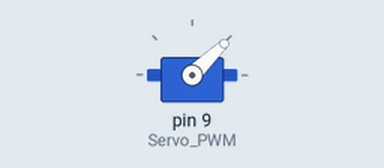
Bench run of a sketch on a simulated Arduino Uno, built with avr-gcc and run on an emulated ATmega328P. On the bench: servo.

Above: at 0.05 s.
At 3.05 s:
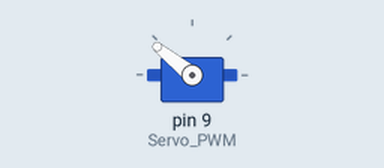
At 6.0 s:
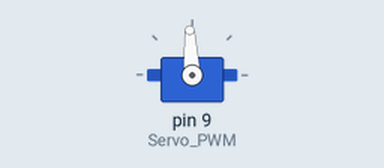
Timing chart, 0 to 7.8 s (numbered marks = the images above):
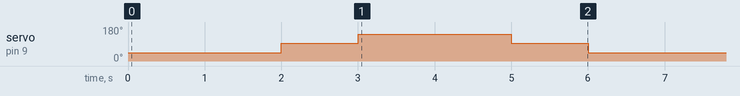

Measured:
- by itself, servo on pin 9 (Servo_PWM): repeats every 6.0 s: 141° 2.0 s, 93° 1.0 s, 44° 2.0 s, 93° 1.0 s

The sketch:

Knob.ino
```cpp
#include <Servo.h> // include servo library to use its related functions
#define Servo_PWM 9 // A descriptive name for D6 pin of Arduino to provide PWM signal
Servo servo;  // Define an instance of of Servo with the name of "MG995_Servo"


void setup() {
  servo.attach(Servo_PWM);  // Connect D6 of Arduino with PWM signal pin of servo motor
}

void loop() {
  /*servo.write(0); //Turn clockwise at high speed
  delay(3000);
  servo.detach();//Stop. You can use deatch function or use write(x), as x is the middle of 0-180 which is 90, but some lack of precision may change this value
  delay(2000);
  servo.attach(Servo_PWM);//Always use attach function after detach to re-connect your servo with the board
  servo.write(-90);
  delay(3000);
  servo.detach();//Stop
  delay(2000);
  servo.attach(Servo_PWM);*/

  servo.writeMicroseconds(1000);
  delay(2000);
  servo.writeMicroseconds(1500);
  delay(1000);
  servo.writeMicroseconds(2000);
  delay(2000);
  servo.writeMicroseconds(1500);
  delay(1000);


}
```
